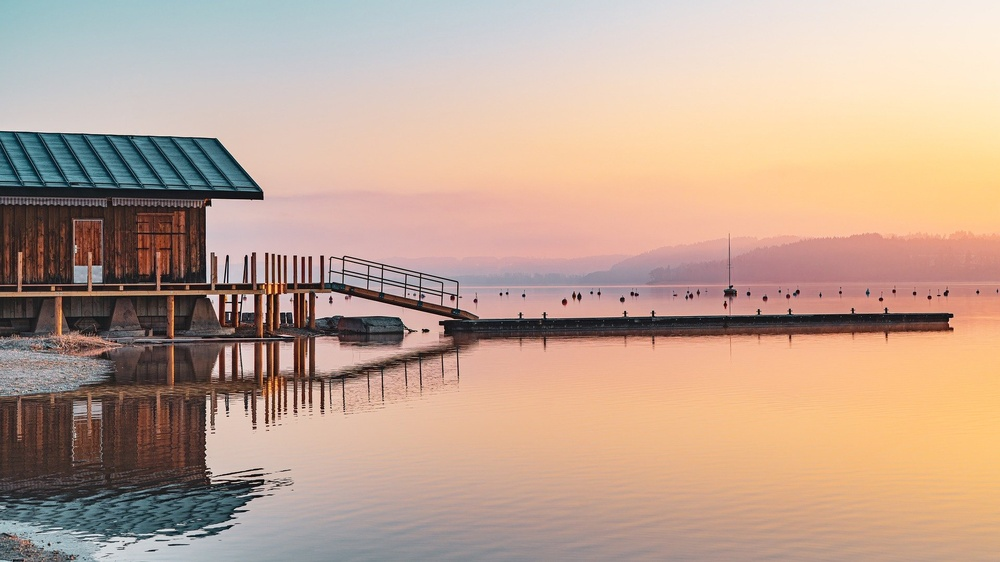
#> input picture PyTorch/数字图像处理/image.jpg, 1000 x 562 px, shrunk from 1920 x 1080 before the run
$ python '实验一.py'
#> lines starting #> are read from the running program, lines starting #| are printed output that depends on the picture
import cv2
import matplotlib
import numpy as np
from matplotlib import pyplot as plt

# 读取原始图像
image = cv2.imread('image.jpg', 0)
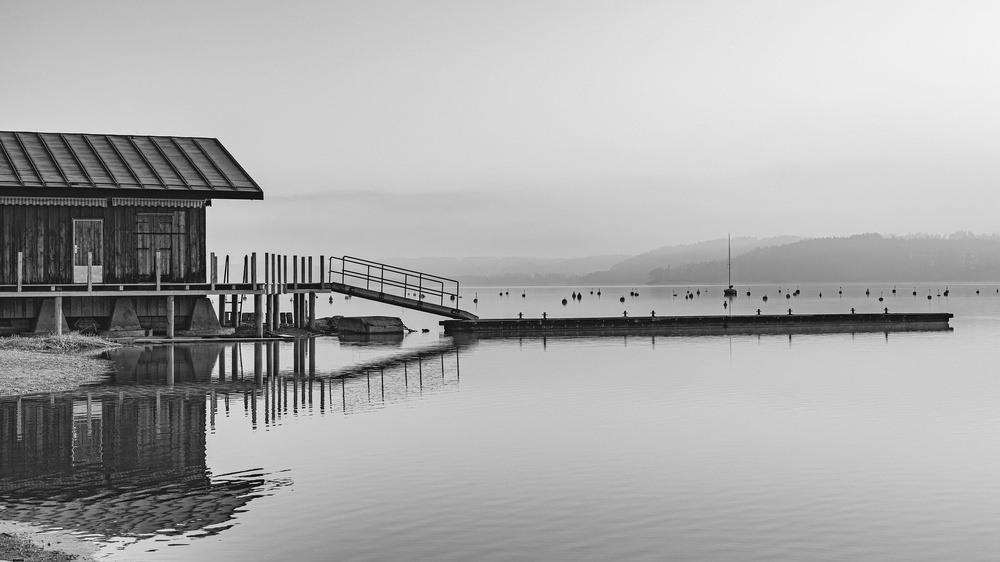
#> image: shape (562, 1000); min 0, max 244, mean 169.8


# 直方图均衡化
def histogram_equalization(img):
    # 计算原始图像的直方图
    hist_original = cv2.calcHist([img], [0], None, [256], [0, 256])

    # 直方图均衡化处理
    equ_img = cv2.equalizeHist(img)

    # 计算均衡化后图像的直方图
    hist_equ = cv2.calcHist([equ_img], [0], None, [256], [0, 256])

    return equ_img, hist_original, hist_equ


# 加权平均滤波器
def weighted_average_filter(img):
    # 定义加权平均滤波器模板
    kernel = np.array([[1, 2, 1], [2, 4, 2], [1, 2, 1]], np.float32) / 16
    # 加权平均滤波处理
    mean_img = cv2.filter2D(img, -1, kernel)
    return mean_img


# 中值滤波器
def median_filter(img, kernel_size):
    # 中值滤波处理
    median_img = cv2.medianBlur(img, kernel_size)
    return median_img


# 高斯滤波器（自定义实现）
def gaussian_filter(img, kernel_size, sigma):
    # 生成高斯滤波器模板
    kernel = np.zeros((kernel_size, kernel_size), np.float32)
    center = kernel_size // 2
    for i in range(kernel_size):
        for j in range(kernel_size):
            x, y = i - center, j - center
            kernel[i, j] = np.exp(-(x ** 2 + y ** 2) / (2 * sigma ** 2))
    kernel /= (2 * np.pi * sigma ** 2)
    kernel /= kernel.sum()
    # 高斯滤波处理
    gauss_img = cv2.filter2D(img, -1, kernel)
    return gauss_img


# 拉普拉斯滤波器（自定义实现）
def laplacian_filter(img):
    # 定义拉普拉斯滤波器模板
    kernel = np.array([[0, 1, 0], [1, -4, 1], [0, 1, 0]], np.float32)
    # 拉普拉斯滤波处理
    laplacian_img = cv2.filter2D(img, -1, kernel)
    return laplacian_img


# 主函数
def main():
    global image

    # 直方图均衡化
    equ_img, hist_original, hist_equ = histogram_equalization(image)
#> in histogram_equalization, `hist_original = cv2.calcHist([img], [0], None, [256], [0, 256])`: hist_original = 256 values, max 12811 at index 205, min 0 at index 245, mean 2195.3
#> in histogram_equalization, `equ_img = cv2.equalizeHist(img)`:
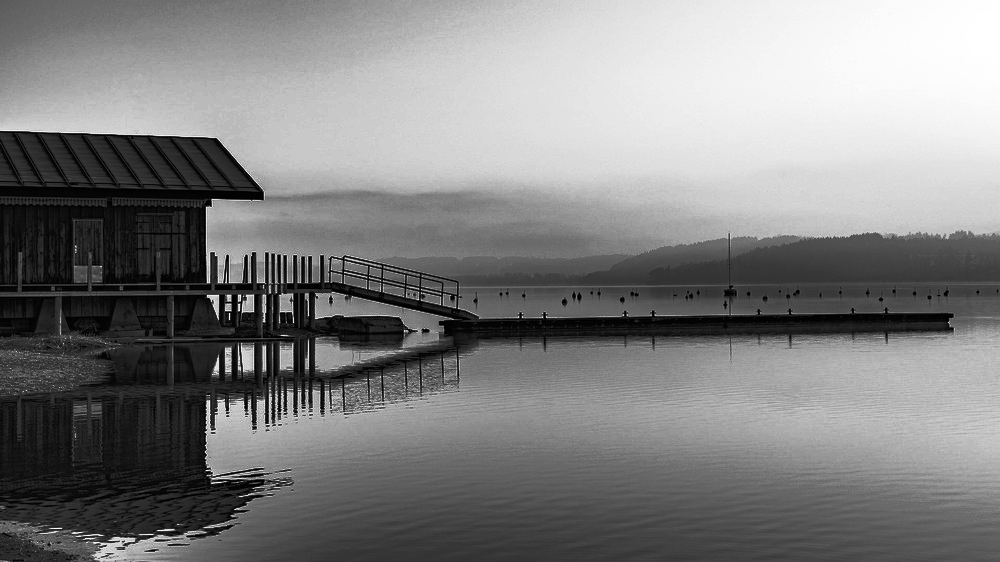
#> equ_img: shape (562, 1000); min 0, max 255, mean 128.7
#> in histogram_equalization, `hist_equ = cv2.calcHist([equ_img], [0], None, [256], [0, 256])`: hist_equ = 256 values, max 12811 at index 186, min 0 at index 74, mean 2195.3

    # 空域滤波
    mean_img = weighted_average_filter(image)
    median_img = median_filter(image, 3)
    gauss_img = gaussian_filter(image, 5, 1)
    laplacian_img = laplacian_filter(image)

    # 绘制原始图像及其直方图
    plt.figure(figsize=(10, 6))
    plt.subplot(1, 2, 1)
    plt.imshow(image, cmap='gray')
    plt.title('Original Image')
    plt.subplot(1, 2, 2)
    plt.plot(hist_original)
    plt.title('Original Histogram')
    plt.tight_layout()
    plt.show()

    # 绘制均衡化后的图像及其直方图
    plt.figure(figsize=(10, 6))
    plt.subplot(1, 2, 1)
    plt.imshow(equ_img, cmap='gray')
    plt.title('Equalized Image')
    plt.subplot(1, 2, 2)
    plt.plot(hist_equ)
    plt.title('Equalized Histogram')
    plt.tight_layout()
    plt.show()

    # 绘制加权平均滤波后的图像
    plt.figure()
    plt.imshow(mean_img, cmap='gray')
    plt.title('Weighted Average Filtered Image')
    plt.show()

    # 绘制中值滤波后的图像
    plt.figure()
    plt.imshow(median_img, cmap='gray')
    plt.title('Median Filtered Image')
    plt.show()

    # 绘制高斯滤波后的图像
    plt.figure()
    plt.imshow(gauss_img, cmap='gray')
    plt.title('Gaussian Filtered Image')
    plt.show()

    # 绘制拉普拉斯滤波后的图像
    plt.figure()
    plt.imshow(laplacian_img, cmap='gray')
    plt.title('Laplacian Filtered Image')
    plt.show()


if __name__ == "__main__":
    matplotlib.use("Qt5Agg")
    main()
#> in laplacian_filter, `laplacian_img = cv2.filter2D(img, -1, kernel)`:
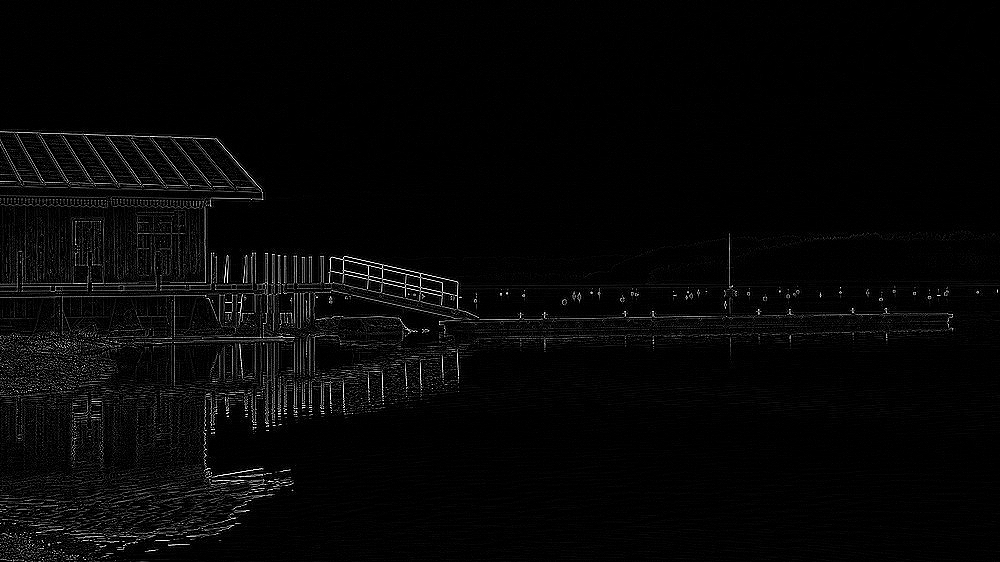
#> laplacian_img: shape (562, 1000); min 0, max 255, mean 6.5
#> in main, `plt.show()`:
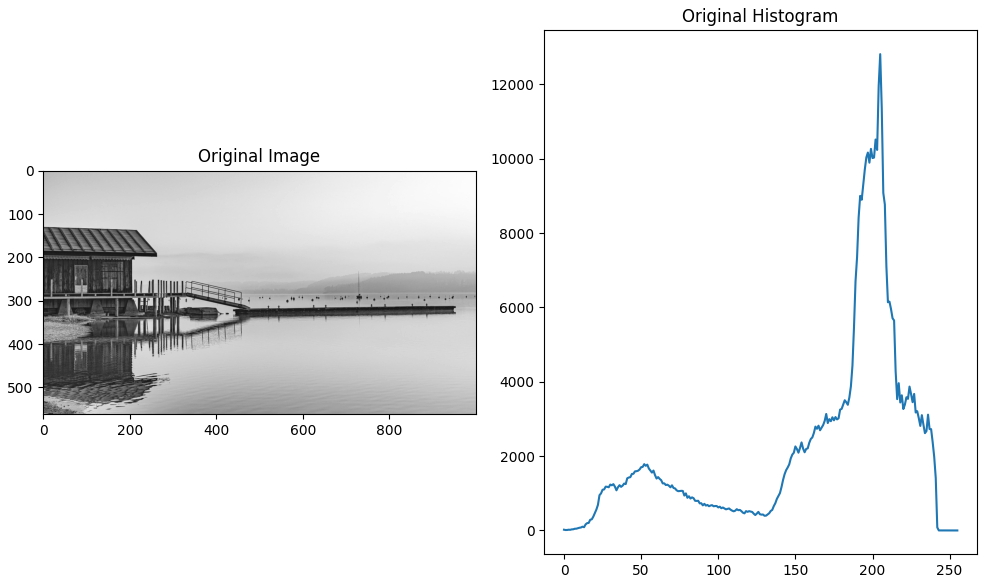
#> figure drawn by matplotlib, 2 panels; panel 2: curve peaks at x = 205, y = 12811
#> in main, `plt.show()`:
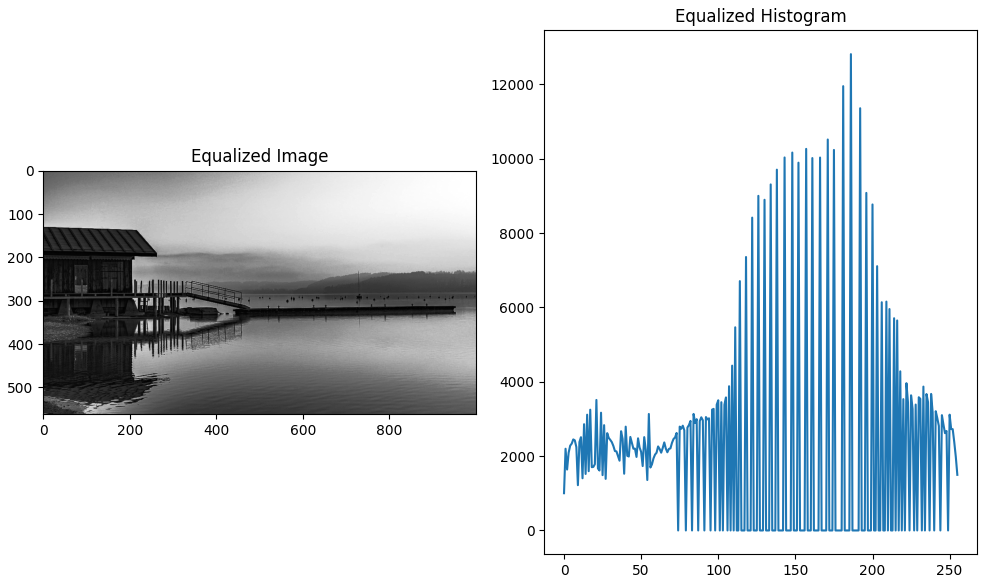
#> figure drawn by matplotlib, 2 panels; panel 2: curve peaks at x = 186, y = 12811
